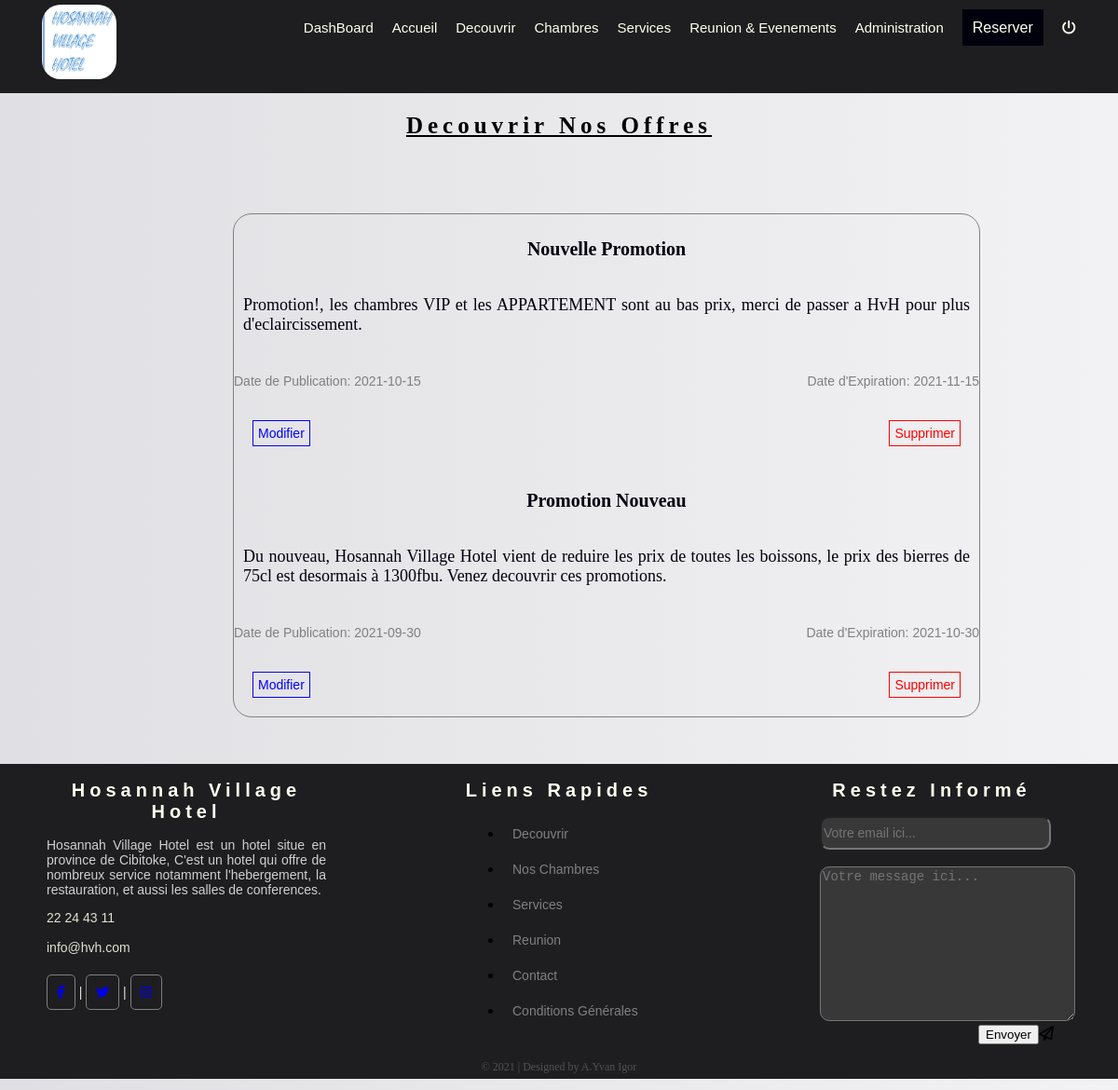
Screenshot of /admin/offres.php with the database file from the repository.
### tables this page shows
CREATE TABLE IF NOT EXISTS `news` (
  `id_news` int(11) NOT NULL AUTO_INCREMENT,
  `titre` varchar(500) NOT NULL,
  `newmessage` longtext NOT NULL,
  `datepublication` date NOT NULL,
  `dateexpiration` date NOT NULL,
  PRIMARY KEY (`id_news`)
);

### admin/offres.php (the view, shortened to what this page needs)
<?php
include("database.php");
?>
<!DOCTYPE html>
<html lang="fr">
<head>
</head>
<body>
    <?php
    include("menu.php");
    $selection=$bdd->query("SELECT * FROM news ORDER BY id_news DESC LIMIT 5");
    ?>
   <section>
    <h1 class="ttile">Decouvrir Nos Offres</h1>
       <div class="container11">
           <?php
            while($data=$selection->fetch()){
           ?>
           <h2 class="title1"><?php echo $data["titre"];?></h2>
           <p class="parag"><?php echo $data["newmessage"];?></p>
           <div class="date">
               <p class="pdate">Date de Publication: <?php echo $data["datepublication"];?></p>
               <p class="pdate">Date d'Expiration: <?php echo $data["dateexpiration"];?></p>
           </div>
           <div class="linki">
               <a class="mod"href="modifier.php?mod=<?php echo $data["id_news"];?>">Modifier</a>
               <a class="supp"href="offres.php?sup=<?php echo $data["id_news"];?>">Supprimer</a>
           </div>
           <?php
            }
           ?>
       </div>
   </section>
   <?php
   include("footer.php");
   ?>
</body>
</html>

### admin/css/menus.css (style rules this page uses)
body { padding:0; margin:0; }

### admin/offres.php (style rules this page uses)
body { background:linear-gradient(90deg,#e0dfe3,#f2f1f3); }
.ttile { text-align:center; font-family:calibri; font-size:25px; letter-spacing:5px; text-decoration:underline; }
.container11 { border:1px solid gray; border-radius:20px; width:800px; margin-left:250px; margin-top:80px; margin-bottom:50px; }
.title1 { text-align:center; font-family:calibri; font-size:20px; color:rgb(1,1,14); padding:10px; }
.parag { text-align:justify; font-size:18px; font-family:calibri; color:rgb(1,1,14); padding:10px; }
.date { display:flex; justify-content:space-between; }
.pdate { color:gray; font-family:helvetica; font-size:14px; }
.linki { display:flex; justify-content:space-between; }
.mod { border:1px solid blue; color:blue; font-size:14px; text-decoration:none; font-family:arial; padding:5px; margin:20px; }
.supp { border:1px solid red; color:red; font-size:14px; text-decoration:none; font-family:arial; padding:5px; margin:20px; }

### rows the page displays
news: titre "Nouvelle Promotion", newmessage "Promotion!, les chambres VIP et les APPARTEMENT sont au bas prix, merci de passer a HvH pour plus d'eclaircissement.", datepublication "2021-10-15", dateexpiration "2021-11-15"
news: titre "Promotion Nouveau", newmessage "Du nouveau, Hosannah Village Hotel vient de reduire les prix de toutes les boissons, le prix des bierres de 75cl est desormais à 1300fbu. Venez decouvrir ces promotions.", datepublication "2021-09-30", dateexpiration "2021-10-30"
